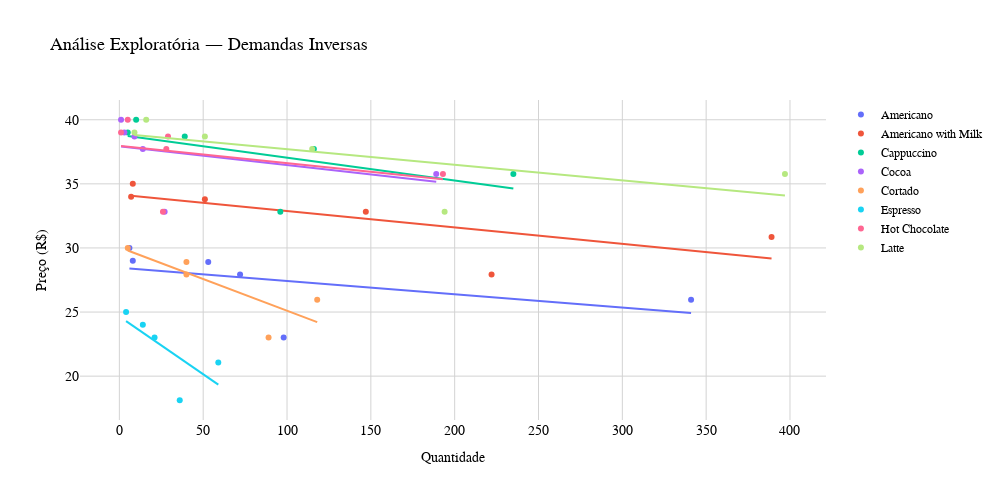

Notebook source saved alongside this figure:
### Code cell
sales_summary = database_vendas.groupby(["item", "price"]).size().reset_index(name = "quantity")

figure1 = px.scatter(
    sales_summary, x = "quantity", y = "price", color = "item", trendline = "ols",
    labels = {"price": "Preço (R$)", "quantity": "Quantidade", "item": "Item"},
    title = "Análise Exploratória — Demandas Inversas", width = 1000, height = 500
)

figure1.update_layout(
    title_font_size = 18, font = dict(size = 14, family = "Arial", color = "black"),
    plot_bgcolor = "white", paper_bgcolor = "white",
    legend = dict(title = "", borderwidth = 0, font_size = 12, bgcolor = "rgba(0,0,0,0)"),
    xaxis = dict(showgrid = True, gridcolor = "lightgrey", zeroline = False, title_font_size = 14),
    yaxis = dict(showgrid = True, gridcolor = "lightgrey", zeroline = False, title_font_size = 14)
)

# figure1.show()

### Figure 1 — Plotly figure (JSON) as saved in the notebook; plotly's stock layout.template omitted (floating-point values rounded to 4 significant figures)
{"data": [{"hovertemplate": "Item=Americano<br>Quantidade=%{x}<br>Preço (R$)=%{y}<extra></extra>", "legendgroup": "Americano", "marker": {"color": "#636efa", "symbol": "circle"}, "mode": "markers", "name": "Americano", "orientation": "v", "showlegend": true, "type": "scatter", "x": [98, 341, 72, 53, 8, 6], "xaxis": "x", "y": [23.02, 25.96, 27.92, 28.9, 29, 30], "yaxis": "y"}, {"hovertemplate": "<b>OLS trendline</b><br>price = -0.0103895 * quantity + 28.4675<br>R<sup>2</sup>=0.255554<br><br>Item=Americano<br>Quantidade=%{x}<br>Preço (R$)=%{y} <b>(trend)</b><extra></extra>", "legendgroup": "Americano", "marker": {"color": "#636efa", "symbol": "circle"}, "mode": "lines", "name": "Americano", "showlegend": false, "type": "scatter", "x": [6, 8, 53, 72, 98, 341], "xaxis": "x", "y": [28.41, 28.38, 27.92, 27.72, 27.45, 24.92], "yaxis": "y"}, {"hovertemplate": "Item=Americano with Milk<br>Quantidade=%{x}<br>Preço (R$)=%{y}<extra></extra>", "legendgroup": "Americano with Milk", "marker": {"color": "#EF553B", "symbol": "circle"}, "mode": "markers", "name": "Americano with Milk", "orientation": "v", "showlegend": true, "type": "scatter", "x": [222, 389, 147, 51, 7, 8], "xaxis": "x", "y": [27.92, 30.86, 32.82, 33.8, 34, 35], "yaxis": "y"}, {"hovertemplate": "<b>OLS trendline</b><br>price = -0.0127811 * quantity + 34.1553<br>R<sup>2</sup>=0.538595<br><br>Item=Americano with Milk<br>Quantidade=%{x}<br>Preço (R$)=%{y} <b>(trend)</b><extra></extra>", "legendgroup": "Americano with Milk", "marker": {"color": "#EF553B", "symbol": "circle"}, "mode": "lines", "name": "Americano with Milk", "showlegend": false, "type": "scatter", "x": [7, 8, 51, 147, 222, 389], "xaxis": "x", "y": [34.07, 34.05, 33.5, 32.28, 31.32, 29.18], "yaxis": "y"}, {"hovertemplate": "Item=Cappuccino<br>Quantidade=%{x}<br>Preço (R$)=%{y}<extra></extra>", "legendgroup": "Cappuccino", "marker": {"color": "#00cc96", "symbol": "circle"}, "mode": "markers", "name": "Cappuccino", "orientation": "v", "showlegend": true, "type": "scatter", "x": [96, 235, 116, 39, 5, 10], "xaxis": "x", "y": [32.82, 35.76, 37.72, 38.7, 39, 40], "yaxis": "y"}, {"hovertemplate": "<b>OLS trendline</b><br>price = -0.0177637 * quantity + 38.8166<br>R<sup>2</sup>=0.342406<br><br>Item=Cappuccino<br>Quantidade=%{x}<br>Preço (R$)=%{y} <b>(trend)</b><extra></extra>", "legendgroup": "Cappuccino", "marker": {"color": "#00cc96", "symbol": "circle"}, "mode": "lines", "name": "Cappuccino", "showlegend": false, "type": "scatter", "x": [5, 10, 39, 96, 116, 235], "xaxis": "x", "y": [38.73, 38.64, 38.12, 37.11, 36.76, 34.64], "yaxis": "y"}, {"hovertemplate": "Item=Cocoa<br>Quantidade=%{x}<br>Preço (R$)=%{y}<extra></extra>", "legendgroup": "Cocoa", "marker": {"color": "#ab63fa", "symbol": "circle"}, "mode": "markers", "name": "Cocoa", "orientation": "v", "showlegend": true, "type": "scatter", "x": [27, 189, 14, 9, 3, 1], "xaxis": "x", "y": [32.82, 35.76, 37.72, 38.7, 39, 40], "yaxis": "y"}, {"hovertemplate": "<b>OLS trendline</b><br>price = -0.0146433 * quantity + 37.9264<br>R<sup>2</sup>=0.165952<br><br>Item=Cocoa<br>Quantidade=%{x}<br>Preço (R$)=%{y} <b>(trend)</b><extra></extra>", "legendgroup": "Cocoa", "marker": {"color": "#ab63fa", "symbol": "circle"}, "mode": "lines", "name": "Cocoa", "showlegend": false, "type": "scatter", "x": [1, 3, 9, 14, 27, 189], "xaxis": "x", "y": [37.91, 37.88, 37.79, 37.72, 37.53, 35.16], "yaxis": "y"}, {"hovertemplate": "Item=Cortado<br>Quantidade=%{x}<br>Preço (R$)=%{y}<extra></extra>", "legendgroup": "Cortado", "marker": {"color": "#FFA15A", "symbol": "circle"}, "mode": "markers", "name": "Cortado", "orientation": "v", "showlegend": true, "type": "scatter", "x": [89, 118, 40, 40, 5], "xaxis": "x", "y": [23.02, 25.96, 27.92, 28.9, 30], "yaxis": "y"}, {"hovertemplate": "<b>OLS trendline</b><br>price = -0.0493763 * quantity + 30.0436<br>R<sup>2</sup>=0.646144<br><br>Item=Cortado<br>Quantidade=%{x}<br>Preço (R$)=%{y} <b>(trend)</b><extra></extra>", "legendgroup": "Cortado", "marker": {"color": "#FFA15A", "symbol": "circle"}, "mode": "lines", "name": "Cortado", "showlegend": false, "type": "scatter", "x": [5, 40, 40, 89, 118], "xaxis": "x", "y": [29.8, 28.07, 28.07, 25.65, 24.22], "yaxis": "y"}, {"hovertemplate": "Item=Espresso<br>Quantidade=%{x}<br>Preço (R$)=%{y}<extra></extra>", "legendgroup": "Espresso", "marker": {"color": "#19d3f3", "symbol": "circle"}, "mode": "markers", "name": "Espresso", "orientation": "v", "showlegend": true, "type": "scatter", "x": [36, 59, 21, 14, 4], "xaxis": "x", "y": [18.12, 21.06, 23.02, 24, 25], "yaxis": "y"}, {"hovertemplate": "<b>OLS trendline</b><br>price = -0.090211 * quantity + 24.6577<br>R<sup>2</sup>=0.504008<br><br>Item=Espresso<br>Quantidade=%{x}<br>Preço (R$)=%{y} <b>(trend)</b><extra></extra>", "legendgroup": "Espresso", "marker": {"color": "#19d3f3", "symbol": "circle"}, "mode": "lines", "name": "Espresso", "showlegend": false, "type": "scatter", "x": [4, 14, 21, 36, 59], "xaxis": "x", "y": [24.3, 23.39, 22.76, 21.41, 19.34], "yaxis": "y"}, {"hovertemplate": "Item=Hot Chocolate<br>Quantidade=%{x}<br>Preço (R$)=%{y}<extra></extra>", "legendgroup": "Hot Chocolate", "marker": {"color": "#FF6692", "symbol": "circle"}, "mode": "markers", "name": "Hot Chocolate", "orientation": "v", "showlegend": true, "type": "scatter", "x": [26, 193, 28, 29, 1, 5], "xaxis": "x", "y": [32.82, 35.76, 37.72, 38.7, 39, 40], "yaxis": "y"}, {"hovertemplate": "<b>OLS trendline</b><br>price = -0.0135073 * quantity + 37.9682<br>R<sup>2</sup>=0.138192<br><br>Item=Hot Chocolate<br>Quantidade=%{x}<br>Preço (R$)=%{y} <b>(trend)</b><extra></extra>", "legendgroup": "Hot Chocolate", "marker": {"color": "#FF6692", "symbol": "circle"}, "mode": "lines", "name": "Hot Chocolate", "showlegend": false, "type": "scatter", "x": [1, 5, 26, 28, 29, 193], "xaxis": "x", "y": [37.95, 37.9, 37.62, 37.59, 37.58, 35.36], "yaxis": "y"}, {"hovertemplate": "Item=Latte<br>Quantidade=%{x}<br>Preço (R$)=%{y}<extra></extra>", "legendgroup": "Latte", "marker": {"color": "#B6E880", "symbol": "circle"}, "mode": "markers", "name": "Latte", "orientation": "v", "showlegend": true, "type": "scatter", "x": [194, 397, 115, 51, 9, 16], "xaxis": "x", "y": [32.82, 35.76, 37.72, 38.7, 39, 40], "yaxis": "y"}, {"hovertemplate": "<b>OLS trendline</b><br>price = -0.0121326 * quantity + 38.9146<br>R<sup>2</sup>=0.463762<br><br>Item=Latte<br>Quantidade=%{x}<br>Preço (R$)=%{y} <b>(trend)</b><extra></extra>", "legendgroup": "Latte", "marker": {"color": "#B6E880", "symbol": "circle"}, "mode": "lines", "name": "Latte", "showlegend": false, "type": "scatter", "x": [9, 16, 51, 115, 194, 397], "xaxis": "x", "y": [38.81, 38.72, 38.3, 37.52, 36.56, 34.1], "yaxis": "y"}], "layout": {"font": {"color": "black", "family": "Arial", "size": 14}, "height": 500, "legend": {"bgcolor": "rgba(0,0,0,0)", "borderwidth": 0, "font": {"size": 12}, "title": {"text": ""}, "tracegroupgap": 0}, "paper_bgcolor": "white", "plot_bgcolor": "white", "title": {"font": {"size": 18}, "text": "Análise Exploratória — Demandas Inversas"}, "width": 1000, "xaxis": {"anchor": "y", "domain": [0, 1], "gridcolor": "lightgrey", "showgrid": true, "title": {"font": {"size": 14}, "text": "Quantidade"}, "zeroline": false}, "yaxis": {"anchor": "x", "domain": [0, 1], "gridcolor": "lightgrey", "showgrid": true, "title": {"font": {"size": 14}, "text": "Preço (R$)"}, "zeroline": false}}}
